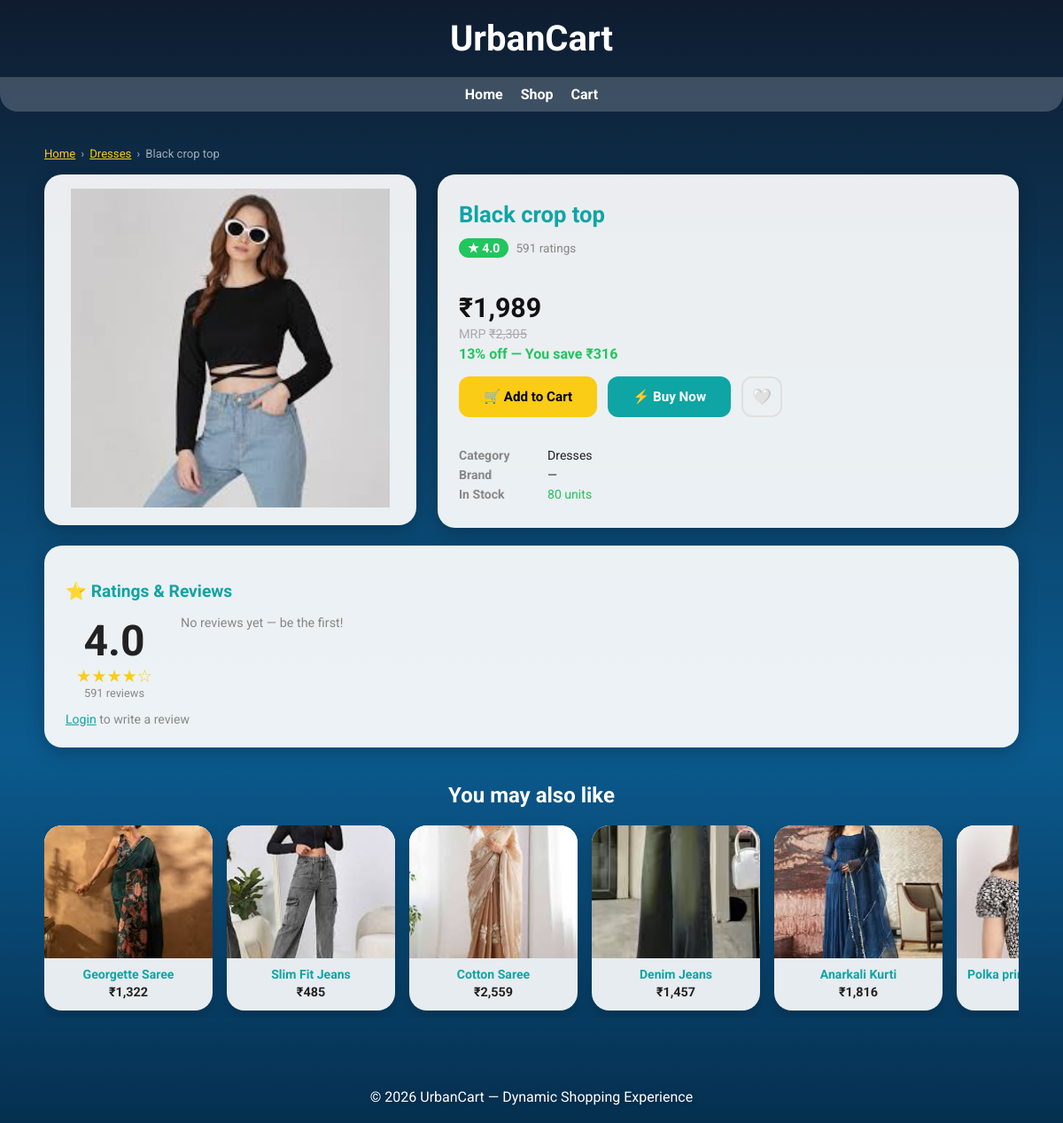
Page /product/1 on the committed database.
### tables this page shows
CREATE TABLE categories (
        id   INTEGER PRIMARY KEY AUTOINCREMENT,
        name TEXT UNIQUE NOT NULL,
        icon TEXT DEFAULT '🛍️',
        img  TEXT DEFAULT ''
    );

CREATE TABLE products (
        id          INTEGER PRIMARY KEY AUTOINCREMENT,
        name        TEXT NOT NULL,
        description TEXT DEFAULT '',
        price       REAL NOT NULL,
        mrp         REAL NOT NULL,
        category_id INTEGER NOT NULL REFERENCES categories(id),
        brand       TEXT DEFAULT '',
        stock       INTEGER DEFAULT 100,
        rating      REAL DEFAULT 4.0,
        reviews     INTEGER DEFAULT 0,
        img         TEXT DEFAULT '',
        emoji       TEXT DEFAULT '🛍️',
        featured    INTEGER DEFAULT 0
    );

### app.py (the view)
@app.route('/product/<int:pid>')
def product_detail(pid):
    db      = get_db()
    product = db.execute(
        "SELECT p.*,c.name as cat_name FROM products p "
        "JOIN categories c ON p.category_id=c.id WHERE p.id=?", (pid,)
    ).fetchone()
    if not product:
        db.close(); return redirect(url_for('products'))
    reviews = db.execute(
        "SELECT r.*,u.username FROM reviews r JOIN users u ON r.user_id=u.id "
        "WHERE r.product_id=? ORDER BY r.created_at DESC", (pid,)
    ).fetchall()
    related = db.execute(
        "SELECT * FROM products WHERE category_id=? AND id!=? ORDER BY rating DESC LIMIT 6",
        (product['category_id'], pid)
    ).fetchall()
    in_wish = False
    if 'user_id' in session:
        in_wish = bool(db.execute(
            "SELECT 1 FROM wishlist WHERE user_id=? AND product_id=?",
            (session['user_id'], pid)
        ).fetchone())
    db.close()
    return render_template('product_detail.html', user=current_user(),
                           product=dict(product),
                           reviews=[dict(r) for r in reviews],
                           related=[dict(r) for r in related],
                           in_wish=in_wish)

### app.py (called while the page is built)
def current_user():
    if 'user_id' not in session:
        return None
    db   = get_db()
    user = db.execute("SELECT * FROM users WHERE id=?", (session['user_id'],)).fetchone()
    db.close()
    return dict(user) if user else None

### database.py (called while the page is built)
def get_db():
    conn = sqlite3.connect(DB_PATH)
    conn.row_factory = sqlite3.Row
    conn.execute("PRAGMA foreign_keys = ON")
    return conn

### templates/product_detail.html (shortened to what this page needs)
<!DOCTYPE html>
<html lang="en">
<head>
</head>
<body>
<header>UrbanCart</header>
<nav id="main-nav">
  <a href="/">Home</a><a href="/products">Shop</a>
  <a href="/cart">Cart </a>
</nav>
<div class="detail-wrap">
  <div class="breadcrumb">
    <a href="/">Home</a> ›
    <a href="/products?category={{ product.cat_name|urlencode }}">{{ product.cat_name }}</a> ›
    <span>{{ product.name }}</span>
  </div>
  <div class="detail-grid">
    <div class="detail-img-box">
      {% if product.img %}
        <img class="detail-img" src="{{ product.img }}" alt="{{ product.name }}"
             onerror="this.outerHTML='<div class=detail-emoji>{{ product.emoji }}</div>'">
      {% else %}<div class="detail-emoji">{{ product.emoji }}</div>{% endif %}
    </div>
    <div class="detail-info">
      <div class="detail-name">{{ product.name }}</div>
      <div class="detail-rating">
        <span class="rating-pill">★ {{ product.rating }}</span>
        <span style="font-size:.85em;color:#888;">{{ product.reviews }} ratings</span>
      </div>
      <hr style="border:none;border-top:1px solid #eee;margin:12px 0;">
      <div class="detail-price">₹{{ "{:,.0f}".format(product.price) }}</div>
      <div class="detail-mrp">MRP <s>₹{{ "{:,.0f}".format(product.mrp) }}</s></div>
      <div class="detail-disc">{{ ((1-product.price/product.mrp)*100)|int }}% off — You save ₹{{ "{:,.0f}".format(product.mrp-product.price) }}</div>
      <div class="detail-actions">
        <button class="btn-addcart" onclick="addToCart({{ product.id }},this)">🛒 Add to Cart</button>
        <button class="btn-buynow" onclick="buyNow({{ product.id }})">⚡ Buy Now</button>
        <button class="btn-wish" onclick="toggleWishlist({{ product.id }},this)" style="font-size:1.1em;width:46px;height:46px;padding:0;display:flex;align-items:center;justify-content:center;">{% if in_wish %}❤️{% else %}🤍{% endif %}</button>
      </div>
      <div class="detail-meta">
        <div class="detail-meta-row"><span class="dmk">Category</span><span>{{ product.cat_name }}</span></div>
        <div class="detail-meta-row"><span class="dmk">Brand</span><span>{{ product.brand or '—' }}</span></div>
        <div class="detail-meta-row"><span class="dmk">In Stock</span><span style="color:{% if product.stock>20 %}#22c55e{% else %}#ef4444{% endif %};">{{ product.stock }} units</span></div>
      </div>
    </div>
  </div>
  <div class="review-box">
    <h2>⭐ Ratings & Reviews</h2>
    <div style="display:flex;gap:20px;align-items:start;flex-wrap:wrap;">
      <div style="text-align:center;min-width:110px;">
        <div style="font-size:3em;font-weight:700;">{{ product.rating }}</div>
        <div style="color:#facc15;font-size:1.2em;">{{ '★'*(product.rating|round|int) }}{{ '☆'*(5-product.rating|round|int) }}</div>
        <div style="font-size:.8em;color:#888;">{{ product.reviews }} reviews</div>
      </div>
      <div style="flex:1;">
        {% if reviews %}{% for r in reviews %}
        <div class="rev-card">
          <div style="display:flex;align-items:center;margin-bottom:5px;">
            <span class="rev-stars">{{ '★'*r.rating }}{{ '☆'*(5-r.rating) }}</span>
            <span class="rev-user">{{ r.username }}</span>
            <span class="rev-date">{{ r.created_at[:10] }}</span>
          </div>
          {% if r.title %}<div class="rev-title">{{ r.title }}</div>{% endif %}
          {% if r.body %}<div class="rev-body">{{ r.body }}</div>{% endif %}
        </div>
        {% endfor %}{% else %}
        <div style="color:#888;font-size:.9em;">No reviews yet — be the first!</div>
        {% endif %}
      </div>
    </div>
    {% if user %}
    <hr style="border:none;border-top:1px solid #eee;margin:20px 0;">
    <h3 style="color:#0ea5a4;margin-bottom:12px;">Write a Review</h3>
    <div class="star-picker" id="spick"><span data-v="1">★</span><span data-v="2">★</span><span data-v="3">★</span><span data-v="4">★</span><span data-v="5">★</span></div>
    <div class="rev-form">
      <input id="rtitle" placeholder="Review title (optional)">
      <textarea id="rbody" rows="3" placeholder="Share your experience…"></textarea>
      <button class="rev-submit" onclick="submitRev()">Submit Review</button>
    </div>
    {% else %}
    <div style="margin-top:14px;font-size:.88em;color:#888;"><a href="/login" style="color:#0ea5a4;">Login</a> to write a review</div>
    {% endif %}
  </div>
</div>
{% if related %}
<div class="related-section">
  <h2>You may also like</h2>
  <div class="related-shelf">
    {% for p in related %}
    <div class="rel-card" onclick="location.href='/product/{{ p.id }}'">
      {% if p.img %}<img src="{{ p.img }}" alt="{{ p.name }}" onerror="this.outerHTML='<div class=rel-emoji>{{ p.emoji }}</div>'">
      {% else %}<div class="rel-emoji">{{ p.emoji }}</div>{% endif %}
      <div class="rel-card-body">
        <div class="rel-name">{{ p.name }}</div>
        <div class="rel-price">₹{{ "{:,.0f}".format(p.price) }}</div>
      </div>
    </div>
    {% endfor %}
  </div>
</div>
{% endif %}
<footer>© <span class="year"></span> UrbanCart — Dynamic Shopping Experience</footer>
</body>
</html>

### templates/product_detail.html (style rules this page uses)
body { margin:0;padding:0;font-family:'Roboto',sans-serif;background:linear-gradient(to bottom,#0f1c2f,#0a3d62,#0b5a8e,#052f4f);color:white; }
header { padding:20px;text-align:center;font-size:2.5em;font-weight:bold; }
nav { display:flex;justify-content:center;align-items:center;gap:20px;flex-wrap:wrap;background:rgba(255,255,255,0.2);padding:10px;backdrop-filter:blur(5px);border-radius:0 0 20px 20px;margin-bottom:20px; }
nav a { color:white;text-decoration:none;font-weight:bold;transition:.3s; }
.detail-wrap { max-width:1100px;margin:0 auto;padding:20px; }
.breadcrumb { font-size:.82em;color:rgba(255,255,255,.6);margin-bottom:16px;display:flex;gap:6px;flex-wrap:wrap; }
.breadcrumb a { color:#facc15; }
.detail-grid { display:grid;grid-template-columns:420px 1fr;gap:24px;align-items:start; }
.detail-img-box { background:rgba(255,255,255,.92);border-radius:20px;padding:16px;box-shadow:0 5px 20px rgba(0,0,0,.25); }
.detail-img { width:100%;height:360px;object-fit:contain;border-radius:12px; }
.detail-info { background:rgba(255,255,255,.92);border-radius:20px;padding:24px;color:#222;box-shadow:0 5px 20px rgba(0,0,0,.25); }
.detail-name { font-size:1.6em;font-weight:700;color:#0ea5a4;margin-bottom:12px; }
.detail-rating { display:inline-flex;align-items:center;gap:8px;margin-bottom:14px; }
.rating-pill { background:#22c55e;color:white;padding:3px 10px;border-radius:20px;font-size:.88em;font-weight:700; }
.detail-price { font-size:1.9em;font-weight:700;color:#111;margin-bottom:4px; }
.detail-mrp { font-size:.9em;color:#aaa;margin-bottom:4px; }
.detail-disc { font-size:1em;color:#22c55e;font-weight:700;margin-bottom:16px; }
.detail-actions { display:flex;gap:12px;flex-wrap:wrap;margin-bottom:20px; }
.detail-actions button { padding:13px 28px;border:none;border-radius:12px;font-weight:700;font-size:.95em;cursor:pointer;transition:.2s;font-family:'Roboto',sans-serif; }
.btn-addcart { background:#facc15;color:#000; }
.btn-buynow { background:#0ea5a4;color:white; }
.btn-wish { background:none;border:2px solid #e0e0e0 !important;color:#333;border-radius:12px !important; }
.detail-meta { border-top:1px solid #eee;padding-top:14px;font-size:.88em; }
.detail-meta-row { display:flex;gap:10px;margin-bottom:6px; }
.dmk { font-weight:700;color:#888;min-width:90px; }
.review-box { background:rgba(255,255,255,.92);border-radius:20px;padding:24px;color:#222;box-shadow:0 5px 20px rgba(0,0,0,.25);margin-top:20px; }
.review-box h2 { color:#0ea5a4;font-size:1.2em;margin-bottom:16px; }
.related-section { max-width:1100px;margin:20px auto;padding:0 20px 40px; }
.related-section h2 { color:white;text-align:center;margin-bottom:20px; }
.related-shelf { display:flex;gap:16px;overflow-x:auto;padding-bottom:8px;scrollbar-width:thin; }
.rel-card { background:rgba(255,255,255,.9);border-radius:20px;min-width:190px;flex-shrink:0;overflow:hidden;text-align:center;color:#222;box-shadow:0 5px 15px rgba(0,0,0,.2);cursor:pointer;transition:.25s; }
.rel-card img,.rel-card .rel-emoji { width:100%;height:150px;object-fit:cover;display:block;background:#f0f4f8; }
.rel-card-body { padding:10px 12px 12px; }
.rel-name { font-size:.88em;font-weight:700;color:#0ea5a4;margin-bottom:4px; }
.rel-price { font-size:.9em;font-weight:700; }
footer { padding:20px;text-align:center;color:white;text-shadow:1px 1px 5px rgba(0,0,0,.3); }

### rows in the picture
categories: cat_name "Dresses"
products: name "Black crop top", img (picture), rating "4.0", reviews "591", price "1,989", mrp "2,305", ((1-product.price/product.mrp)*100)|int "13", product.mrp-product.price "316", brand "—", stock "80", rating "★★★★", rating "☆"
products: img (picture), name "Georgette Saree", price "1,322"
products: img (picture), name "Slim Fit Jeans", price "485"
products: img (picture), name "Cotton Saree", price "2,559"
products: img (picture), name "Denim Jeans", price "1,457"
products: img (picture), name "Anarkali Kurti", price "1,816"
products: img (picture), name "Polka…"
